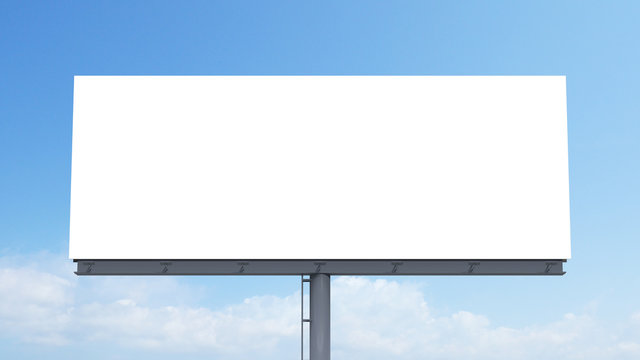
#> input picture HW2_local/img/billboard.jpg, 640 x 360 px
$ python frame.py
#> lines starting #> are read from the running program, lines starting #| are printed output that depends on the picture
# Names: Devin Burke
# Course #: CSCI 5722
# Assignment #: 2
# Instructor: Fleming

import os
import matplotlib as mpl
from matplotlib import pyplot as plt
from get_points import get_points, parse_points
from warp import warp1
import numpy as np
from random import sample

def parse_points(file):
    f = open(file, "r")
    points = []
    for line in f:
        coords = [float(tmp) for tmp in line.split()]
        points.append(coords)
    return points

def get_computed_hmg(corr):
    # Given 4 correspdonce points, compute a homography matrix H by solving the homogenous system Ah=0
    A = []
    for xp,yp,x,y in corr:
        A.append([-x, -y, -1, 0, 0, 0, x*xp, y*xp, xp])
        A.append([0, 0, 0, -x, -y, -1, x*yp, y*yp, yp])

    # cast to numpy array for lin alg ops
    A = np.array(A)

    # perform SVD on A, note V is not transposed
    U, Sigma, V = np.linalg.svd(A)

    # take the row of V (col of V^T) that corresponds to the minimized singular value, this is h, reshape to 3x3 to get H
    H = np.reshape(V[-1], (3,3))

    return H

def compute_H(corr):
    min_err = 999999.0
    min_H = []

    for i in range(200):
        #rand_indices = np.random.choice(10, 4, replace=False)
        #rand_corr = corr[rand_indices, :]
        rand_corr = corr
        H = get_computed_hmg(rand_corr)

        error = []
        #iterate thru selected points
        for xp,yp,x,y in corr:

            # project the point, returns 1x3 vector
            xy_h = H @ np.array([x, y, 1]).transpose()

            # scale x and y by z to get from homogenous coordinates to cartesian
            P_act = np.array([xy_h[0] / xy_h[2], xy_h[1] / xy_h[2]])

            #get true values
            P_exp = np.array([xp, yp])

            # store error for each of the 10 correspondence points
            error.append(np.linalg.norm(P_exp - P_act))

        # store the average error for the candidate homography matrix in a dict with the homography matrix as the key
        avg_err = np.average(np.array(error))

        if avg_err < min_err:
            min_H = H
            min_err = avg_err

    return(min_H)


def main(reset_points = False):

#> called with reset_points = False
    billboard = plt.imread(os.path.join('img', 'billboard.jpg'))
#> billboard is the input picture: shape (360, 640, 3); mean R, G, B 192.7, 216.3, 237.6
    dog = plt.imread(os.path.join('img', 'dog.jpg'))
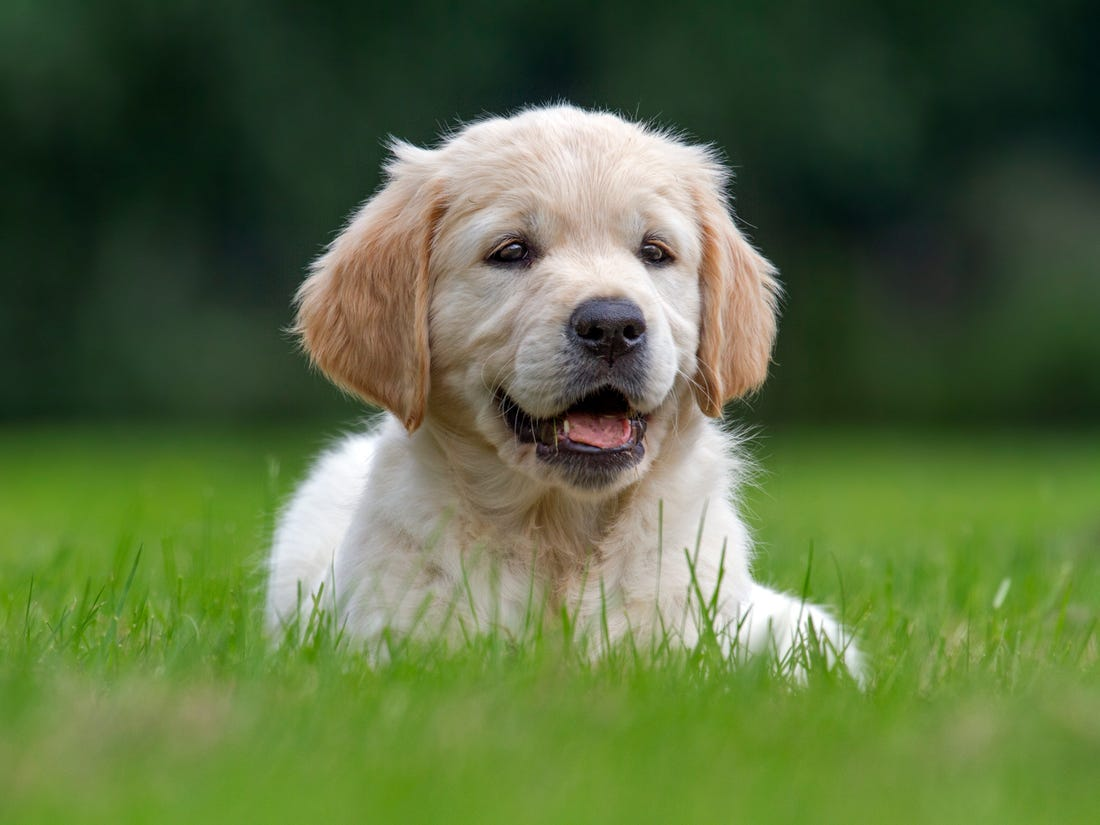
#> input picture HW2_local/img/dog.jpg, 1100 x 825 px
#> dog is the input picture: shape (825, 1100, 3); mean R, G, B 89.4, 108, 64.9
    points = parse_points("frame_points.txt")
#> (reads HW2_local/frame_points.txt from the repository)
    print(points)
    # [8 lines of commented-out code are left out]
    dog_coordinates = [[0,0], [0,dog.shape[0]], [dog.shape[0],dog.shape[1]], [dog.shape[1],0]]
    #points = [[75.62903225806451, 78.33870967741933 0,0], [70.46774193548387, 255.11290322580643, 0, dog_y], [568.5322580645161, 257.69354838709677, dog_x, dog_y], [563.3709677419355, 77.0483870967742, dog_x, 0]]


    H = compute_H(points)

    out_img = np.zeros([billboard.shape[0], billboard.shape[1], 3], dtype=np.uint8)

    out_img = out_img + billboard

    inv_H = np.linalg.inv(H)


    for row in range(dog.shape[0]):
        for col in range(dog.shape[1]):
            orig_loc =  inv_H @ np.array([col, row , 1]).transpose()
            orig_col = int(orig_loc[0] / orig_loc[2])
            orig_row = int(orig_loc[1] / orig_loc[2])
            #print(orig_col)
            #print(orig_row)
            if 0 <= orig_col < dog.shape[1] and 0 <= orig_row < dog.shape[0]:

                out_img[row,col] = dog[orig_row, orig_col]
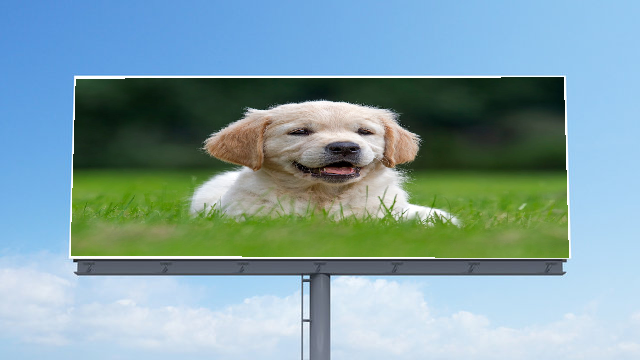
#> out_img: shape (360, 640, 3); mean R, G, B 129.4, 160.3, 164.8


    fig, (ax1, ax2, ax3) = plt.subplots(1, 3)
    ax1.imshow(billboard)
    ax1.set_title('Frame')
    ax2.imshow(dog)
    ax2.set_title('Subject')
    ax3.imshow(out_img)
    ax3.set_title('Result')
    plt.show()
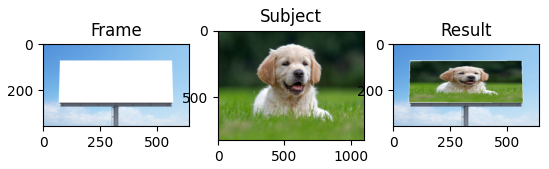
#> figure drawn by matplotlib, 3 panels

if __name__ == "__main__":
    main()
